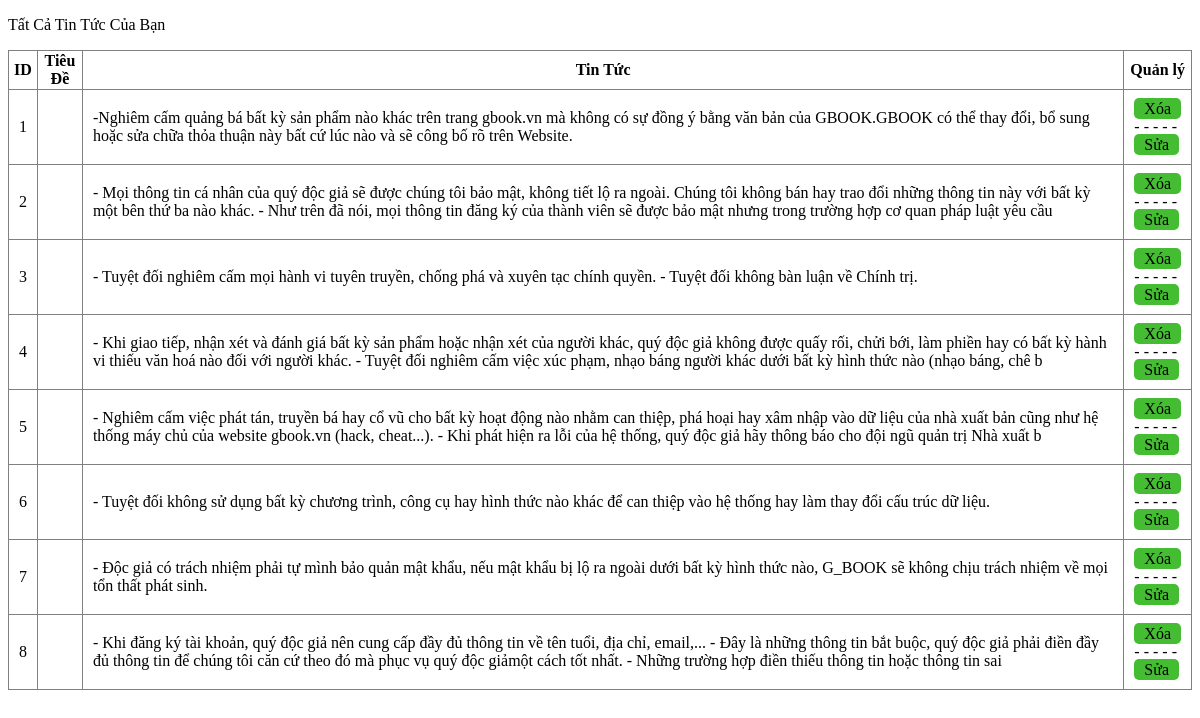
Screenshot of /admincp/modules/quydinhsudung/lietke.php with the database file from the repository.
### tables this page shows
CREATE TABLE `quydinhsudung` (
  `id_quydinh` int(50) NOT NULL,
  `tieude` varchar(50) NOT NULL,
  `noidung` varchar(300) NOT NULL
);

### admincp/modules/quydinhsudung/lietke.php (the view, shortened to what this page needs)
<!DOCTYPE html>
<html lang="en">
<head>
    <link rel="stylesheet" type="text/css" href="modules/quydinhsudung/quydinhsd.css">
</head>
<body>
    <?php
        $sql_lietke_quydinh = "SELECT * FROM quydinhsudung ORDER BY id_quydinh DESC";
        $query_lietke_quydinh = mysqli_query($mysqli,$sql_lietke_quydinh);
    ?>
    <p class="themquydinh">Tất Cả Tin Tức Của Bạn</p>
<table width="100%" border="1" style="border-collapse: collapse" class="lietkequydinh" >
  <tr>
    <th>ID</th>
    <th>Tiêu Đề</th>
    <th>Tin Tức</th>
    <th>Quản lý</th>
  </tr>
  <?php
  $i = 0;
  while($row = mysqli_fetch_array($query_lietke_quydinh)){
      $i++;
  ?>
  <tr>
      <td><?php echo $i  ?></td>
      <td><?php echo $row['tieude'] ?></td>
      <td><?php echo $row['noidung'] ?></td>
      <td class="xulyquydinh">
        <a href="modules/quydinhsudung/xuly.php?idquydinh=<?php echo $row['id_quydinh']?>">Xóa</a>
        </br>- - - - -</br>
        <a href="?action=quydinhsudung&query=sua&idquydinh=<?php echo $row['id_quydinh']?>">Sửa</a>
      </td>
  </tr>
  <?php
  }
  ?>
</table>
</body>
</html>

### admincp/modules/quydinhsudung/quydinhsd.css (style rules this page uses)
.xulyquydinh a { color: black; text-decoration: none; padding: 2px 10px 2px 10px; border-radius: 5px; background-color: #44bd32; }
.lietkequydinh tr td { padding: 10px; }

### rows the page displays
quydinhsudung: noidung "-Nghiêm cấm quảng bá bất kỳ sản phẩm nào khác trên trang gbook.vn mà không có sự đồng ý bằng văn bản của GBOOK.GBOOK có thể thay đổi, bổ sung hoặc sửa chữa thỏa thuận này bất cứ lúc nào và sẽ công bố rõ trên Website."
quydinhsudung: noidung "- Mọi thông tin cá nhân của quý độc giả sẽ được chúng tôi bảo mật, không tiết lộ ra ngoài. Chúng tôi không bán hay trao đổi những thông tin này với bất kỳ một bên thứ ba nào khác. - Như trên đã nói, mọi thông tin đăng ký của thành viên sẽ được bảo mật nhưng trong trường hợp cơ quan pháp luật yêu cầu"
quydinhsudung: noidung "- Tuyệt đối nghiêm cấm mọi hành vi tuyên truyền, chống phá và xuyên tạc chính quyền. - Tuyệt đối không bàn luận về Chính trị."
quydinhsudung: noidung "- Khi giao tiếp, nhận xét và đánh giá bất kỳ sản phẩm hoặc nhận xét của người khác, quý độc giả không được quấy rối, chửi bới, làm phiền hay có bất kỳ hành vi thiếu văn hoá nào đối với người khác. - Tuyệt đối nghiêm cấm việc xúc phạm, nhạo báng người khác dưới bất kỳ hình thức nào (nhạo báng, chê b"
quydinhsudung: noidung "- Nghiêm cấm việc phát tán, truyền bá hay cổ vũ cho bất kỳ hoạt động nào nhằm can thiệp, phá hoại hay xâm nhập vào dữ liệu của nhà xuất bản cũng như hệ thống máy chủ của website gbook.vn (hack, cheat...). - Khi phát hiện ra lỗi của hệ thống, quý độc giả hãy thông báo cho đội ngũ quản trị Nhà xuất b"
quydinhsudung: noidung "- Tuyệt đối không sử dụng bất kỳ chương trình, công cụ hay hình thức nào khác để can thiệp vào hệ thống hay làm thay đổi cấu trúc dữ liệu."
quydinhsudung: noidung "- Độc giả có trách nhiệm phải tự mình bảo quản mật khẩu, nếu mật khẩu bị lộ ra ngoài dưới bất kỳ hình thức nào, G_BOOK sẽ không chịu trách nhiệm về mọi tổn thất phát sinh."
quydinhsudung: noidung "- Khi đăng ký tài khoản, quý độc giả nên cung cấp đầy đủ thông tin về tên tuổi, địa chỉ, email,... - Đây là những thông tin bắt buộc, quý độc giả phải điền đầy đủ thông tin để chúng tôi căn cứ theo đó mà phục vụ quý độc giảmột cách tốt nhất. - Những trường hợp điền thiếu thông tin hoặc thông tin sai"
